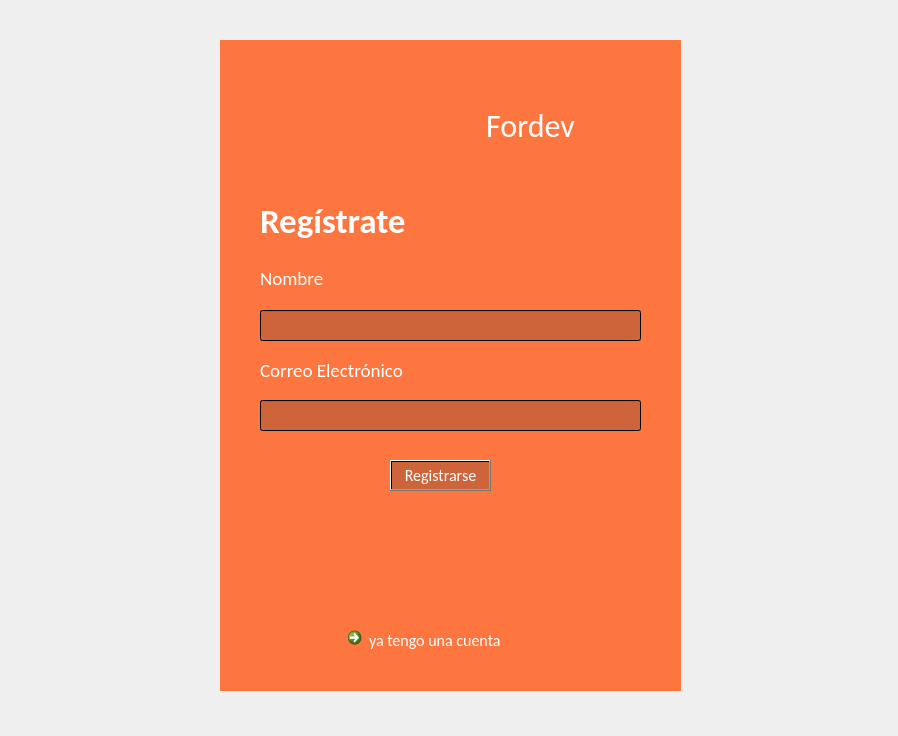
<?xml version="1.0" encoding="UTF-8"?>
<ui version="4.0">
 <class>Register</class>
 <widget class="QDialog" name="Register">
  <property name="geometry">
   <rect>
    <x>0</x>
    <y>0</y>
    <width>898</width>
    <height>736</height>
   </rect>
  </property>
  <property name="sizePolicy">
   <sizepolicy hsizetype="Fixed" vsizetype="Fixed">
    <horstretch>0</horstretch>
    <verstretch>0</verstretch>
   </sizepolicy>
  </property>
  <property name="minimumSize">
   <size>
    <width>898</width>
    <height>736</height>
   </size>
  </property>
  <property name="maximumSize">
   <size>
    <width>898</width>
    <height>736</height>
   </size>
  </property>
  <property name="windowTitle">
   <string>Dialog</string>
  </property>
  <widget class="QLabel" name="label">
   <property name="geometry">
    <rect>
     <x>898</x>
     <y>736</y>
     <width>341</width>
     <height>201</height>
    </rect>
   </property>
   <property name="text">
    <string/>
   </property>
   <property name="pixmap">
    <pixmap>../imagenes/wallpaper_en_color_rojo_1920x1200_131.jpeg</pixmap>
   </property>
  </widget>
  <widget class="QLabel" name="lbl_fondo_register">
   <property name="geometry">
    <rect>
     <x>0</x>
     <y>0</y>
     <width>898</width>
     <height>736</height>
    </rect>
   </property>
   <property name="minimumSize">
    <size>
     <width>898</width>
     <height>736</height>
    </size>
   </property>
   <property name="maximumSize">
    <size>
     <width>898</width>
     <height>736</height>
    </size>
   </property>
   <property name="autoFillBackground">
    <bool>true</bool>
   </property>
   <property name="styleSheet">
    <string notr="true">gridline-color: rgb(68, 200, 180);</string>
   </property>
   <property name="text">
    <string/>
   </property>
   <property name="pixmap">
    <pixmap>../imagenes/wallpaper_en_color_rojo_1920x1200_131.jpeg</pixmap>
   </property>
  </widget>
  <widget class="QLabel" name="label_3">
   <property name="geometry">
    <rect>
     <x>220</x>
     <y>40</y>
     <width>461</width>
     <height>651</height>
    </rect>
   </property>
   <property name="sizePolicy">
    <sizepolicy hsizetype="Preferred" vsizetype="Preferred">
     <horstretch>0</horstretch>
     <verstretch>0</verstretch>
    </sizepolicy>
   </property>
   <property name="styleSheet">
    <string notr="true">background-color: rgb(253, 118, 63);
color: rgb(255, 255, 255);</string>
   </property>
   <property name="text">
    <string/>
   </property>
  </widget>
  <widget class="QLabel" name="label_4">
   <property name="geometry">
    <rect>
     <x>230</x>
     <y>40</y>
     <width>161</width>
     <height>161</height>
    </rect>
   </property>
   <property name="text">
    <string/>
   </property>
   <property name="pixmap">
    <pixmap>../imagenes/1600302721798.png</pixmap>
   </property>
   <property name="scaledContents">
    <bool>true</bool>
   </property>
  </widget>
  <widget class="QLabel" name="lbl_iniciar_seion">
   <property name="geometry">
    <rect>
     <x>260</x>
     <y>190</y>
     <width>201</width>
     <height>61</height>
    </rect>
   </property>
   <property name="font">
    <font>
     <family>Calibri</family>
     <pointsize>26</pointsize>
     <weight>75</weight>
     <bold>true</bold>
    </font>
   </property>
   <property name="styleSheet">
    <string notr="true">color: rgb(255, 255, 255)</string>
   </property>
   <property name="text">
    <string>Regístrate</string>
   </property>
   <property name="scaledContents">
    <bool>false</bool>
   </property>
  </widget>
  <widget class="QLabel" name="label_7">
   <property name="geometry">
    <rect>
     <x>260</x>
     <y>270</y>
     <width>81</width>
     <height>16</height>
    </rect>
   </property>
   <property name="font">
    <font>
     <family>Calibri</family>
     <pointsize>14</pointsize>
    </font>
   </property>
   <property name="styleSheet">
    <string notr="true">color: rgb(255, 255, 255);</string>
   </property>
   <property name="text">
    <string>Nombre</string>
   </property>
  </widget>
  <widget class="QLineEdit" name="line_name">
   <property name="geometry">
    <rect>
     <x>260</x>
     <y>310</y>
     <width>381</width>
     <height>31</height>
    </rect>
   </property>
   <property name="font">
    <font>
     <family>Calibri</family>
     <pointsize>14</pointsize>
    </font>
   </property>
   <property name="styleSheet">
    <string notr="true">background-color: rgb(204, 94, 50);
color: rgb(255, 255, 255);
border-left-color: rgb(253, 118, 63);
border-top-color: rgb(253, 118, 63);
selection-background-color: rgb(253, 118, 63);
selection-color: rgb(253, 118, 63);
gridline-color: rgb(253, 118, 63);
border-bottom-color: rgb(255, 128, 78);
border-color: rgb(253, 118, 63);
background-color: qlineargradient(spread:pad, x1:1, y1:1, x2:1, y2:1, stop:1 rgba(185, 93, 56, 174));</string>
   </property>
  </widget>
  <widget class="QLabel" name="label_8">
   <property name="geometry">
    <rect>
     <x>260</x>
     <y>360</y>
     <width>191</width>
     <height>21</height>
    </rect>
   </property>
   <property name="font">
    <font>
     <family>Calibri</family>
     <pointsize>14</pointsize>
    </font>
   </property>
   <property name="styleSheet">
    <string notr="true">color: rgb(255, 255, 255);</string>
   </property>
   <property name="text">
    <string>Correo Electrónico</string>
   </property>
  </widget>
  <widget class="QLineEdit" name="line_email">
   <property name="geometry">
    <rect>
     <x>260</x>
     <y>400</y>
     <width>381</width>
     <height>31</height>
    </rect>
   </property>
   <property name="font">
    <font>
     <family>Calibri</family>
     <pointsize>14</pointsize>
    </font>
   </property>
   <property name="styleSheet">
    <string notr="true">background-color: rgb(204, 94, 50);
color: rgb(255, 255, 255);
border-left-color: rgb(253, 118, 63);
border-top-color: rgb(253, 118, 63);
selection-background-color: rgb(253, 118, 63);
selection-color: rgb(253, 118, 63);
gridline-color: rgb(253, 118, 63);
border-bottom-color: rgb(255, 128, 78);
border-color: rgb(253, 118, 63);
background-color: qlineargradient(spread:pad, x1:1, y1:1, x2:1, y2:1, stop:1 rgba(185, 93, 56, 174));</string>
   </property>
  </widget>
  <widget class="QLabel" name="label_12">
   <property name="geometry">
    <rect>
     <x>220</x>
     <y>430</y>
     <width>300</width>
     <height>261</height>
    </rect>
   </property>
   <property name="text">
    <string/>
   </property>
   <property name="pixmap">
    <pixmap>../imagenes/triangulo - copia.png</pixmap>
   </property>
   <property name="scaledContents">
    <bool>true</bool>
   </property>
  </widget>
  <widget class="QPushButton" name="pushButton">
   <property name="geometry">
    <rect>
     <x>390</x>
     <y>460</y>
     <width>101</width>
     <height>31</height>
    </rect>
   </property>
   <property name="font">
    <font>
     <family>Calibri</family>
     <pointsize>12</pointsize>
    </font>
   </property>
   <property name="styleSheet">
    <string notr="true">color: rgb(255, 255, 255);
background-color: qlineargradient(spread:pad, x1:1, y1:1, x2:1, y2:1, stop:1 rgba(185, 93, 56, 174));
</string>
   </property>
   <property name="text">
    <string>Registrarse</string>
   </property>
  </widget>
  <widget class="QCommandLinkButton" name="commandLinkButton">
   <property name="geometry">
    <rect>
     <x>340</x>
     <y>620</y>
     <width>211</width>
     <height>41</height>
    </rect>
   </property>
   <property name="font">
    <font>
     <family>Calibri</family>
     <pointsize>12</pointsize>
     <weight>50</weight>
     <italic>false</italic>
     <bold>false</bold>
    </font>
   </property>
   <property name="styleSheet">
    <string notr="true">color: rgb(255, 255, 255);
font: 12pt &quot;Calibri&quot;;</string>
   </property>
   <property name="text">
    <string>ya tengo una cuenta</string>
   </property>
   <property name="icon">
    <iconset>
     <normaloff>../imagenes/left-arrow.png</normaloff>../imagenes/left-arrow.png</iconset>
   </property>
  </widget>
  <widget class="QLabel" name="label_9">
   <property name="geometry">
    <rect>
     <x>380</x>
     <y>40</y>
     <width>300</width>
     <height>261</height>
    </rect>
   </property>
   <property name="text">
    <string/>
   </property>
   <property name="pixmap">
    <pixmap>../imagenes/triangulo.png</pixmap>
   </property>
   <property name="scaledContents">
    <bool>true</bool>
   </property>
  </widget>
  <widget class="QLabel" name="label_5">
   <property name="geometry">
    <rect>
     <x>450</x>
     <y>100</y>
     <width>161</width>
     <height>51</height>
    </rect>
   </property>
   <property name="font">
    <font>
     <family>Calibri</family>
     <pointsize>24</pointsize>
    </font>
   </property>
   <property name="styleSheet">
    <string notr="true">color: white;
</string>
   </property>
   <property name="text">
    <string>Fordev</string>
   </property>
   <property name="alignment">
    <set>Qt::AlignCenter</set>
   </property>
  </widget>
  <zorder>lbl_fondo_register</zorder>
  <zorder>label_3</zorder>
  <zorder>label_12</zorder>
  <zorder>label_9</zorder>
  <zorder>label</zorder>
  <zorder>label_4</zorder>
  <zorder>lbl_iniciar_seion</zorder>
  <zorder>label_7</zorder>
  <zorder>line_name</zorder>
  <zorder>label_8</zorder>
  <zorder>line_email</zorder>
  <zorder>pushButton</zorder>
  <zorder>commandLinkButton</zorder>
  <zorder>label_5</zorder>
 </widget>
 <resources/>
 <connections/>
</ui>
